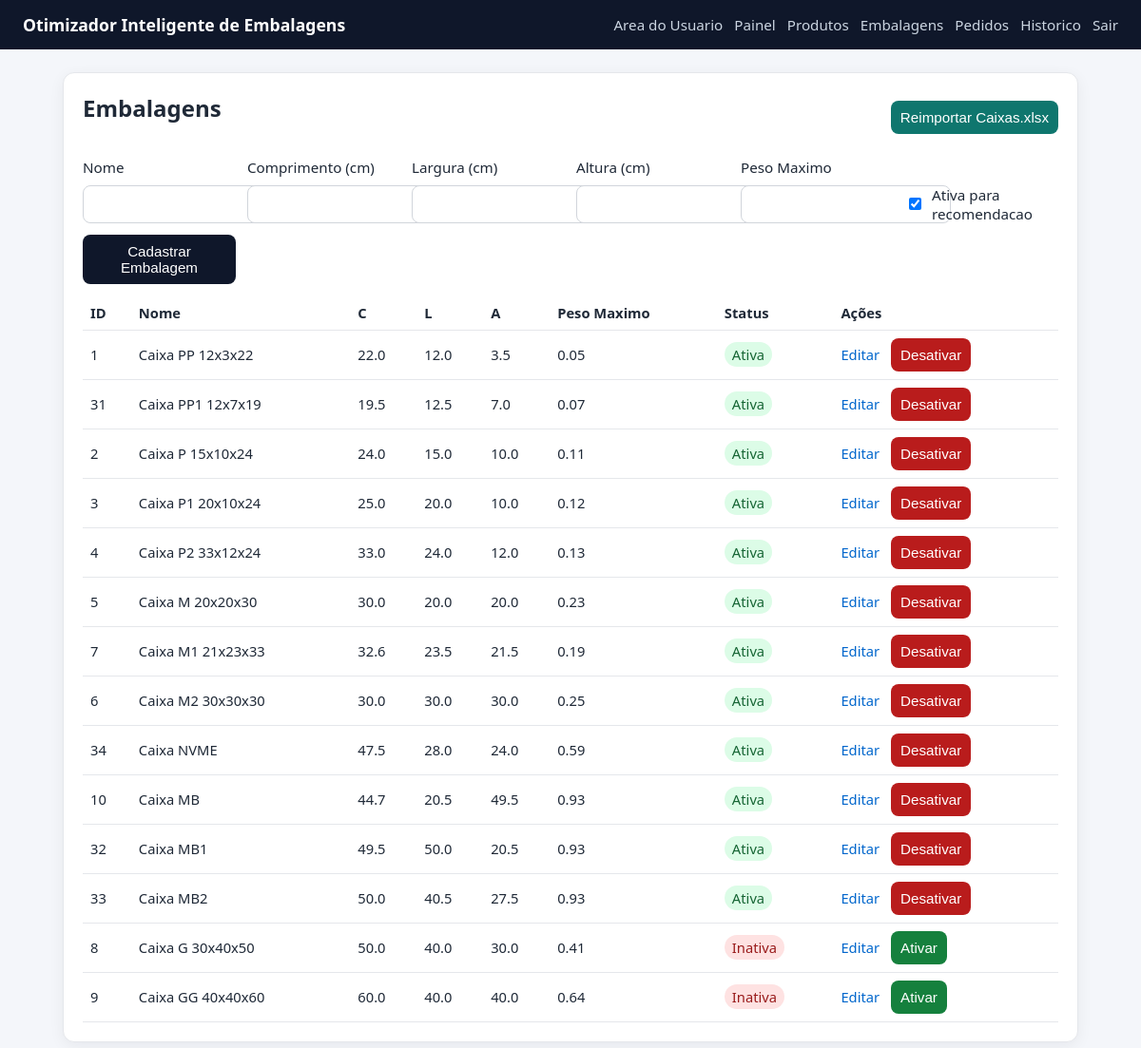
Page /boxes (signed in) on the committed database.
### tables this page shows
CREATE TABLE boxes (
                id INTEGER PRIMARY KEY AUTOINCREMENT,
                name TEXT NOT NULL UNIQUE,
                length_cm REAL NOT NULL,
                width_cm REAL NOT NULL,
                height_cm REAL NOT NULL,
                max_weight REAL NOT NULL
            , is_active INTEGER NOT NULL DEFAULT 1, max_capacity_weight REAL);

### shipping_ai/app_volum.py (the view, shortened to what this page needs)
@app.route("/boxes", methods=["GET", "POST"])
@admin_required
def boxes():
    rows = list_boxes(DB_PATH, active_only=False)
    return render_template("boxes.html", boxes=rows)

### shipping_ai/app_volum.py (called while the page is built)
def admin_required(view_func):
    @wraps(view_func)
    def _wrapped(*args, **kwargs):
        if not session.get("is_admin"):
            next_url = request.path
            return redirect(url_for("admin_login", next=next_url))
        return view_func(*args, **kwargs)
    return _wrapped

### shipping_ai/database.py (called while the page is built)
def get_connection(db_path):
    conn = sqlite3.connect(db_path)
    conn.row_factory = sqlite3.Row
    return conn

def list_boxes(db_path, active_only=True):
    where_clause = "WHERE is_active = 1" if active_only else ""
    status_order = "is_active DESC, " if not active_only else ""
    with closing(get_connection(db_path)) as conn:
        rows = conn.execute(
            f"SELECT * FROM boxes {where_clause} "
            f"ORDER BY {status_order}(length_cm * width_cm * height_cm) ASC, name ASC"
        ).fetchall()
    return rows

### shipping_ai/templates/boxes.html
{% extends 'base.html' %}
{% block content %}
<section class="card">
    <div style="display: flex; justify-content: space-between; align-items: center; margin-bottom: 1rem;">
        <h2>Embalagens</h2>
        <form method="post" action="{{ url_for('boxes_reimport_default') }}" style="margin: 0;">
            <button type="submit" style="background: #0f766e;">Reimportar Caixas.xlsx</button>
        </form>
    </div>
    <form method="post" class="form-grid cols-3">
        <label>Nome
            <input type="text" name="name" required>
        </label>
        <label>Comprimento (cm)
            <input type="number" step="0.01" min="0" name="length_cm" required>
        </label>
        <label>Largura (cm)
            <input type="number" step="0.01" min="0" name="width_cm" required>
        </label>
        <label>Altura (cm)
            <input type="number" step="0.01" min="0" name="height_cm" required>
        </label>
        <label>Peso Maximo
            <input type="number" step="0.01" min="0" name="max_weight" required>
        </label>
        <label style="display: flex; align-items: center; gap: 0.5rem; margin-top: 1.8rem;">
            <input type="checkbox" name="is_active" value="1" checked>
            Ativa para recomendacao
        </label>
        <button type="submit">Cadastrar Embalagem</button>
    </form>
    <table>
        <thead>
            <tr>
                <th>ID</th><th>Nome</th><th>C</th><th>L</th><th>A</th><th>Peso Maximo</th><th>Status</th><th>Ações</th>
            </tr>
        </thead>
        <tbody>
        {% for b in boxes %}
            <tr>
                <td>{{ b['id'] }}</td>
                <td>{{ b['name'] }}</td>
                <td>{{ b['length_cm'] }}</td>
                <td>{{ b['width_cm'] }}</td>
                <td>{{ b['height_cm'] }}</td>
                <td>{{ b['max_weight'] }}</td>
                <td>
                    {% if b['is_active'] %}
                        <span style="background: #dcfce7; color: #166534; padding: 0.2rem 0.5rem; border-radius: 999px;">Ativa</span>
                    {% else %}
                        <span style="background: #fee2e2; color: #991b1b; padding: 0.2rem 0.5rem; border-radius: 999px;">Inativa</span>
                    {% endif %}
                </td>
                <td>
                    <div style="display: flex; gap: 0.75rem; align-items: center;">
                        <a href="{{ url_for('box_edit', box_id=b['id']) }}" style="color: #0066cc; text-decoration: none;">Editar</a>
                        <form method="post" action="{{ url_for('box_toggle_active', box_id=b['id']) }}" style="margin: 0;">
                            {% if b['is_active'] %}
                                <button type="submit" style="background: #b91c1c;">Desativar</button>
                            {% else %}
                                <button type="submit" style="background: #15803d;">Ativar</button>
                            {% endif %}
                        </form>
                    </div>
                </td>
            </tr>
        {% else %}
            <tr><td colspan="8">Nenhuma embalagem cadastrada.</td></tr>
        {% endfor %}
        </tbody>
    </table>
</section>
{% endblock %}

### shipping_ai/templates/base.html (shortened to what this page needs)
<!doctype html>
<html lang="pt-BR">
<head>
    <link rel="stylesheet" href="{{ url_for('static', filename='style.css') }}">
</head>
<body>
    <header class="topbar">
        <h1>Otimizador Inteligente de Embalagens</h1>
        <nav>
            <a href="{{ url_for('user_upload') }}">Area do Usuario</a>
            {% if session.get('is_admin') %}
                <a href="{{ url_for('admin_dashboard') }}">Painel</a>
                <a href="{{ url_for('products') }}">Produtos</a>
                <a href="{{ url_for('boxes') }}">Embalagens</a>
                <a href="{{ url_for('orders') }}">Pedidos</a>
                <a href="{{ url_for('history') }}">Historico</a>
                <a href="{{ url_for('admin_logout') }}">Sair</a>
            {% else %}
                <a href="{{ url_for('admin_login') }}">Acesso Admin</a>
            {% endif %}
        </nav>
    </header>
    <main class="container">
        {% block content %}{% endblock %}
    </main>
</body>
</html>

### shipping_ai/static/style.css (style rules this page uses)
* { box-sizing: border-box; }
body { margin: 0; font-family: Segoe UI, Tahoma, sans-serif; background: #f4f6fa; color: #1f2937; }
.topbar { background: #0f172a; color: #fff; padding: 14px 24px; display: flex; justify-content: space-between; align-items: center; gap: 16px; flex-wrap: wrap; }
.topbar h1 { margin: 0; font-size: 1.1rem; }
.topbar nav { display: flex; gap: 12px; flex-wrap: wrap; }
.topbar nav a { color: #cbd5e1; text-decoration: none; font-size: 0.95rem; }
.container { max-width: 1100px; margin: 24px auto; padding: 0 16px; }
.card { background: #fff; border-radius: 12px; padding: 20px; border: 1px solid #e5e7eb; box-shadow: 0 4px 16px rgba(15, 23, 42, 0.06); margin-bottom: 18px; }
h2, h3 { margin-top: 0; }
.form-grid { display: grid; gap: 12px; }
.form-grid.cols-3 { grid-template-columns: repeat(auto-fit, minmax(150px, 1fr)); }
label { display: grid; gap: 6px; font-size: 0.95rem; word-break: break-word; }
input, select, button { padding: 9px 10px; border-radius: 8px; border: 1px solid #d1d5db; font-size: 0.95rem; }
button, .btn { background: #0f172a; color: #fff; border: 0; cursor: pointer; text-decoration: none; display: inline-block; }
table { width: 100%; border-collapse: collapse; margin-top: 12px; }
th, td { border-bottom: 1px solid #e5e7eb; text-align: left; padding: 8px; font-size: 0.92rem; }

### rows in the picture
boxes: id "1", name "Caixa PP 12x3x22", length_cm "22.0", width_cm "12.0", height_cm "3.5", max_weight "0.05", is_active "Ativa"
boxes: id "31", name "Caixa PP1 12x7x19", length_cm "19.5", width_cm "12.5", height_cm "7.0", max_weight "0.07", is_active "Ativa"
boxes: id "2", name "Caixa P 15x10x24", length_cm "24.0", width_cm "15.0", height_cm "10.0", max_weight "0.11", is_active "Ativa"
boxes: id "3", name "Caixa P1 20x10x24", length_cm "25.0", width_cm "20.0", height_cm "10.0", max_weight "0.12", is_active "Ativa"
boxes: id "4", name "Caixa P2 33x12x24", length_cm "33.0", width_cm "24.0", height_cm "12.0", max_weight "0.13", is_active "Ativa"
boxes: id "5", name "Caixa M 20x20x30", length_cm "30.0", width_cm "20.0", height_cm "20.0", max_weight "0.23", is_active "Ativa"
boxes: id "7", name "Caixa M1 21x23x33", length_cm "32.6", width_cm "23.5", height_cm "21.5", max_weight "0.19", is_active "Ativa"
boxes: id "6", name "Caixa M2 30x30x30", length_cm "30.0", width_cm "30.0", height_cm "30.0", max_weight "0.25", is_active "Ativa"
boxes: id "34", name "Caixa NVME", length_cm "47.5", width_cm "28.0", height_cm "24.0", max_weight "0.59", is_active "Ativa"
boxes: id "10", name "Caixa MB", length_cm "44.7", width_cm "20.5", height_cm "49.5", max_weight "0.93", is_active "Ativa"
boxes: id "32", name "Caixa MB1", length_cm "49.5", width_cm "50.0", height_cm "20.5", max_weight "0.93", is_active "Ativa"
boxes: id "33", name "Caixa MB2", length_cm "50.0", width_cm "40.5", height_cm "27.5", max_weight "0.93", is_active "Ativa"
boxes: id "8", name "Caixa G 30x40x50", length_cm "50.0", width_cm "40.0", height_cm "30.0", max_weight "0.41", is_active "Inativa"
boxes: id "9", name "Caixa GG 40x40x60", length_cm "60.0", width_cm "40.0", height_cm "40.0", max_weight "0.64", is_active "Inativa"
